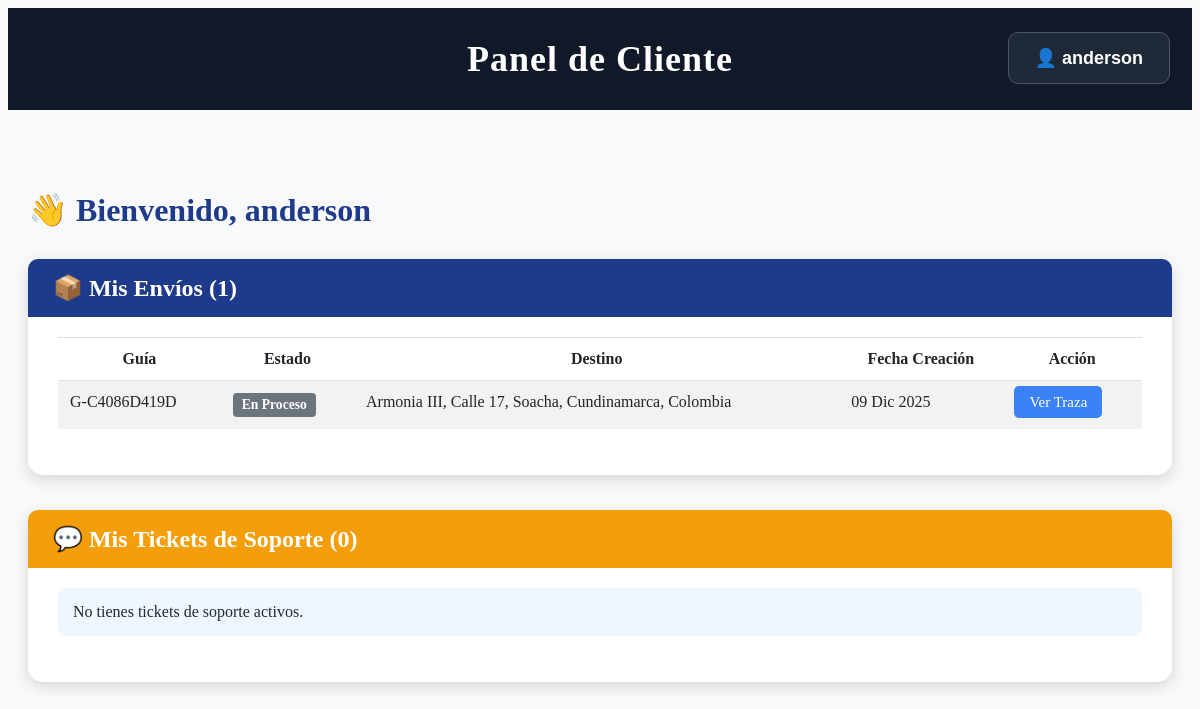
Screenshot of /panel-cliente/ (signed in) with the database file from the repository.
### core/models.py (models this page shows, shortened)
class Envio(models.Model):
    ESTADOS = (
        ('Creado', 'Creado'),
        ('Recogido', 'Recogido'),
        ('En Clasificación', 'En Clasificación'),
        ('En Ruta', 'En Ruta'),
        ('En Reparto', 'En Reparto'),
        ('Entregado', 'Entregado'),
        ('Excepción', 'Excepción'),
        ('Cancelado', 'Cancelado'),
    )
    numero_guia = models.CharField(max_length=20, unique=True)
    remitente_nombre = models.CharField(max_length=100)
    remitente_telefono = models.CharField(max_length=20)
    remitente_email = models.EmailField(blank=True, null=True)
    destinatario_nombre = models.CharField(max_length=100)
    destinatario_telefono = models.CharField(max_length=20)
    destinatario_email = models.EmailField(blank=True, null=True)
    tipo_envio = models.CharField(max_length=20)
    peso = models.DecimalField(max_digits=10, decimal_places=2)
    dimensiones = models.CharField(max_length=100, blank=True, null=True)
    direccion_origen = models.CharField(max_length=200)
    direccion_destino = models.CharField(max_length=200)
    estado = models.CharField(max_length=20, choices=ESTADOS, default="Creado")
    usuario = models.ForeignKey(User, on_delete=models.SET_NULL, null=True, blank=True)
    fecha_creado = models.DateTimeField(auto_now_add=True)
    class Meta:
        verbose_name = "Envío"
        verbose_name_plural = "Envíos"

### core/views.py (the view)
# urls.py: path('panel-cliente/', views.client_dashboard, name='client_dashboard'), # <<<< NUEVA RUTA DE CLIENTE
@login_required(login_url='login')
def client_dashboard(request):
    envios_del_usuario = Envio.objects.filter(usuario=request.user).order_by('-fecha_creado')
    tickets_del_usuario = SoporteTicket.objects.filter(usuario=request.user).order_by('-fecha')
    return render(request, 'client_dashboard.html', {
        'envios': envios_del_usuario,
        'tickets': tickets_del_usuario
    })

### core/templates/client_dashboard.html (shortened to what this page needs)
{% load static %}
<!DOCTYPE html>
<html lang="es">
<head>
</head>
<body>
    <div class="user-menu-container">
        {% if user.is_authenticated %}
            <button class="user-btn" onclick="toggleUserMenu()">👤 {{ user.username }}</button>
        {% endif %}
    </div>
    <div class="corporate-header">
        Panel de Cliente
    </div>
    <div class="dashboard-container">
        <h1 style="color: #1e3a8a; margin-bottom: 30px;">👋 Bienvenido, {{ user.username }}</h1>
        <div class="section-card">
            <div class="section-header">📦 Mis Envíos ({{ envios.count }})</div>
            {% if envios %}
            <div class="table-responsive">
                <table class="table table-striped">
                    <thead>
                        <tr>
                            <th>Guía</th>
                            <th>Estado</th>
                            <th>Destino</th>
                            <th>Fecha Creación</th>
                            <th>Acción</th>
                        </tr>
                    </thead>
                    <tbody>
                        {% for envio in envios %}
                        <tr>
                            <td>{{ envio.numero_guia }}</td>
                            <td><span class="badge-status">{{ envio.estado }}</span></td>
                            <td>{{ envio.direccion_destino }}</td>
                            <td>{{ envio.fecha_creado|date:"d M Y" }}</td>
                            <td><a href="{% url 'seguimiento_envio' %}?numero_guia={{ envio.numero_guia }}" class="btn-action">Ver Traza</a></td>
                        </tr>
                        {% endfor %}
                    </tbody>
                </table>
            </div>
            {% else %}
            <p style="color: #7f1d1d; background: #fee2e2; padding: 15px; border-radius: 8px;">Aún no has creado ningún envío con esta cuenta.</p>
            {% endif %}
        </div>
        <div class="section-card">
            <div class="section-header" style="background: #f59e0b;">💬 Mis Tickets de Soporte ({{ tickets.count }})</div>
            {% if tickets %}
            <ul style="list-style: none; padding: 0;">
                {% for ticket in tickets %}
                <li style="padding: 12px; margin-bottom: 8px; border: 1px solid #d1d5db; border-radius: 8px; display: flex; justify-content: space-between; align-items: center;">
                    #{{ ticket.id }} - <strong>{{ ticket.asunto }}</strong>
                    <span class="badge-status" style="background-color: #059669;">{{ ticket.estado }}</span>
                </li>
                {% endfor %}
            </ul>
            {% else %}
            <p style="color: #1f2937; background: #eff6ff; padding: 15px; border-radius: 8px;">No tienes tickets de soporte activos.</p>
            {% endif %}
        </div>
    </div>
</body>
</html>

### core/templates/client_dashboard.html (style rules this page uses)
.corporate-header { background: #111827; color: white; padding: 30px; text-align: center; font-size: 36px; font-weight: 800; letter-spacing: 1px; }
body { background-color: #f8f9fa; }
.user-menu-container { position: absolute; top: 32px; right: 30px; z-index: 1000; }
.user-btn { background: #1f2937; color: white; padding: 14px 26px; border-radius: 10px; cursor: pointer; border: 1px solid #4b5563; font-size: 18px; font-weight: bold; }
.dashboard-container { max-width: 1400px; margin: 40px auto; padding: 20px; }
.section-card { background: white; padding: 30px; border-radius: 15px; box-shadow: 0 4px 15px rgba(0,0,0,0.15); margin-bottom: 35px; }
.section-header { background: #1e3a8a; color: white; padding: 15px 25px; border-radius: 10px 10px 0 0; margin: -30px -30px 20px -30px; font-size: 24px; font-weight: bold; }
.table-responsive { overflow-x: auto; }
.table { width: 100%; margin-bottom: 1rem; color: #212529; border-collapse: collapse; }
.table th, .table td { padding: 0.75rem; vertical-align: top; border-top: 1px solid #dee2e6; }
.table-striped tbody tr:nth-of-type(odd) { background-color: rgba(0, 0, 0, 0.05); }
.btn-action { background-color: #3b82f6; color: white; padding: 8px 15px; text-decoration: none; border-radius: 5px; font-size: 15px; }
.badge-status { display: inline-block; padding: 0.35em 0.65em; font-size: 0.85em; font-weight: 700; line-height: 1; text-align: center; white-space: nowrap; vertical-align: baseline; border-radius: 0.25rem; background-color: #6c757d; color: white; }

### rows the page displays
Envio: numero_guia "G-C4086D419D", estado "En Proceso", direccion_destino "Armonia III, Calle 17, Soacha, Cundinamarca, Colombia", fecha_creado "09 Dic 2025"

### other values shown
{{ user.username }} "anderson"
{{ envios.count }} "1"
{{ tickets.count }} "0"
